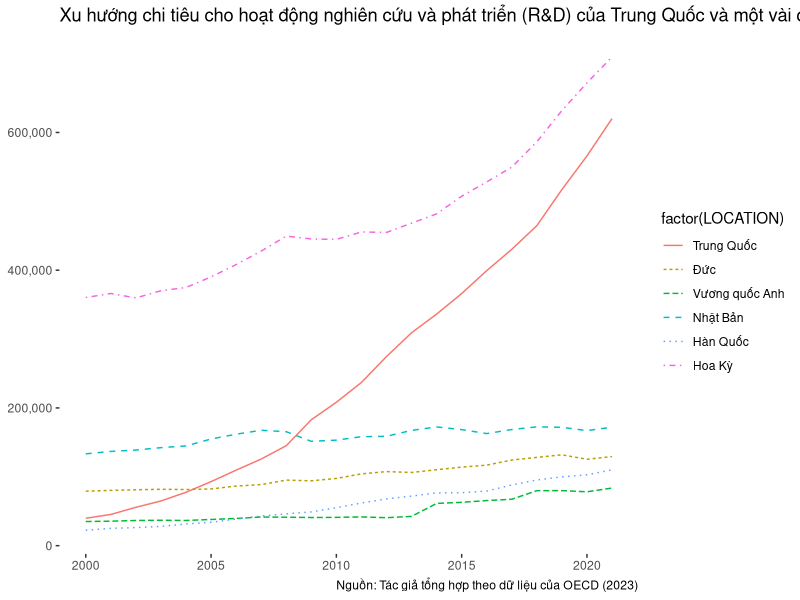
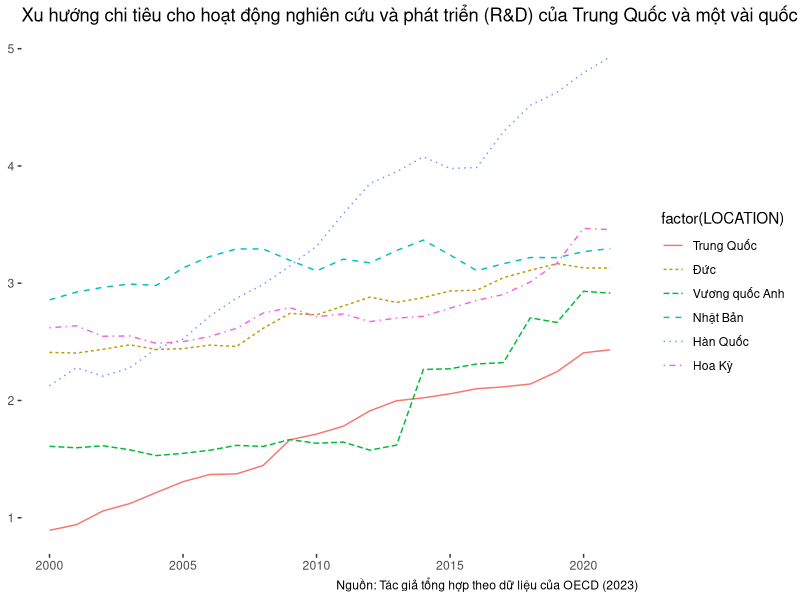
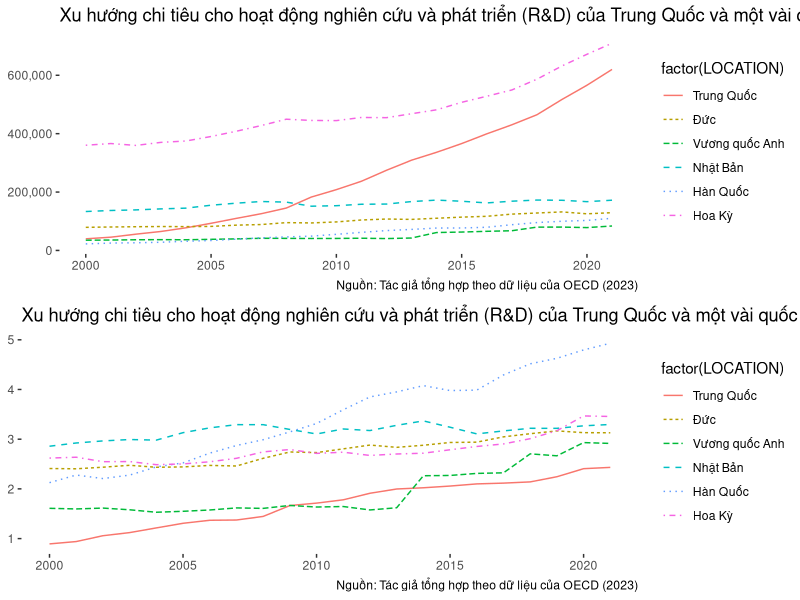
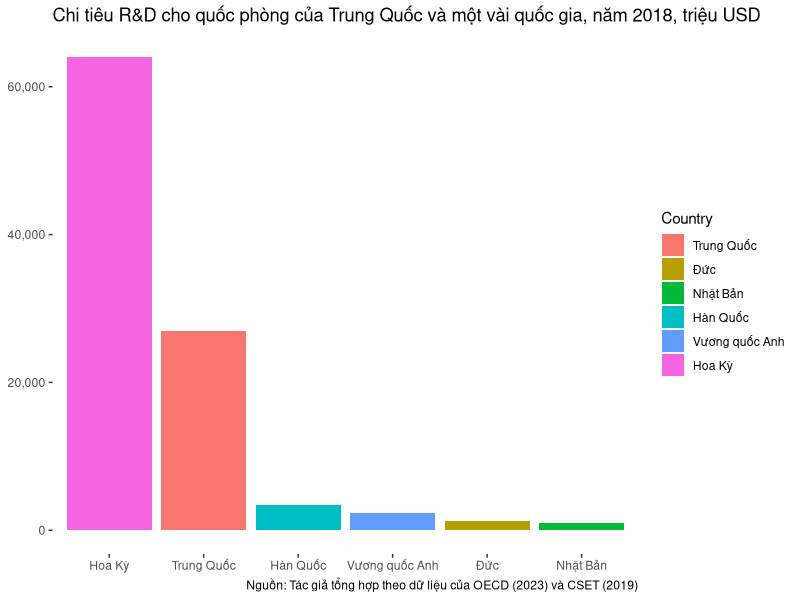
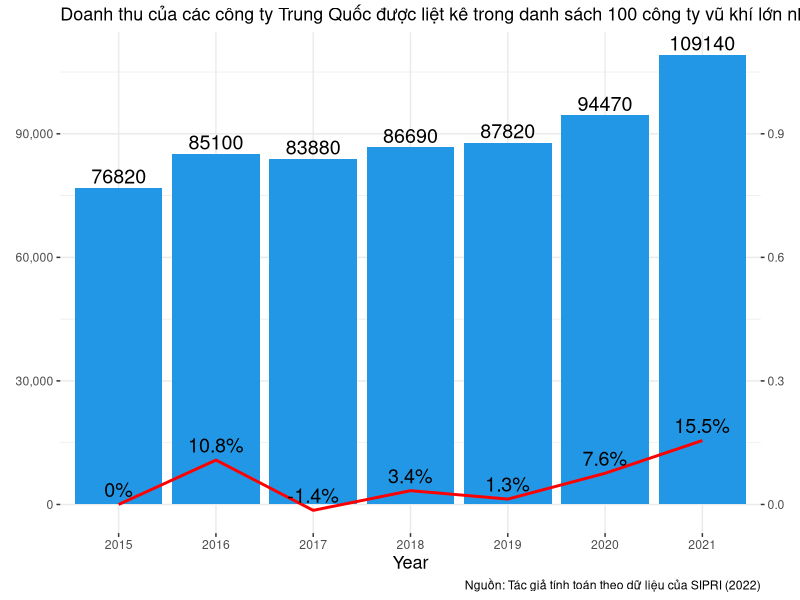
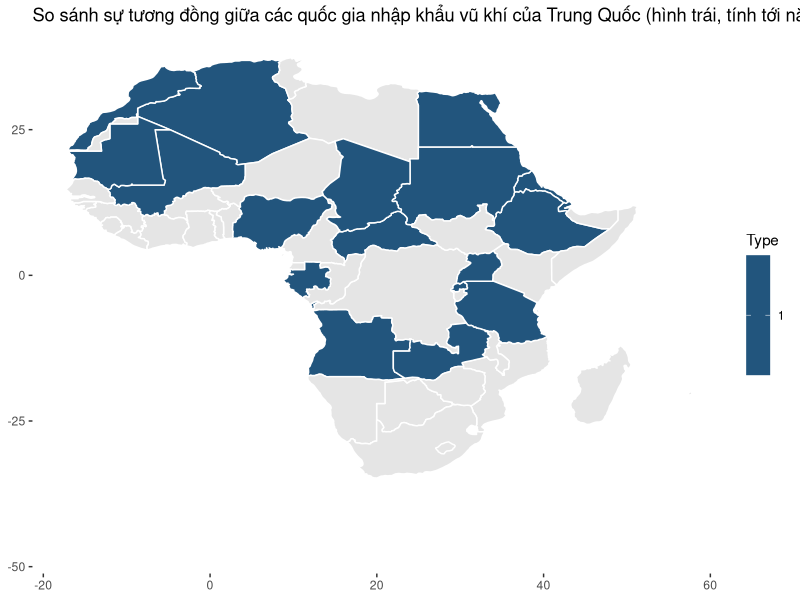
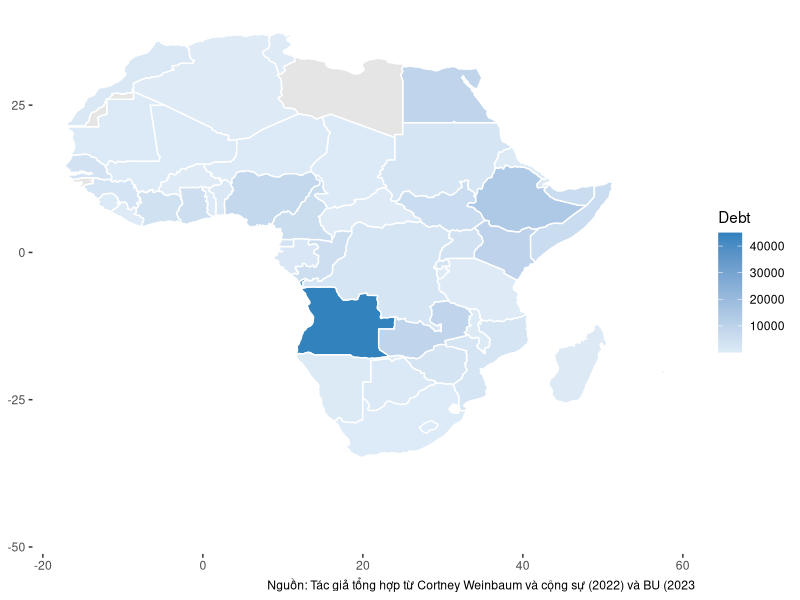
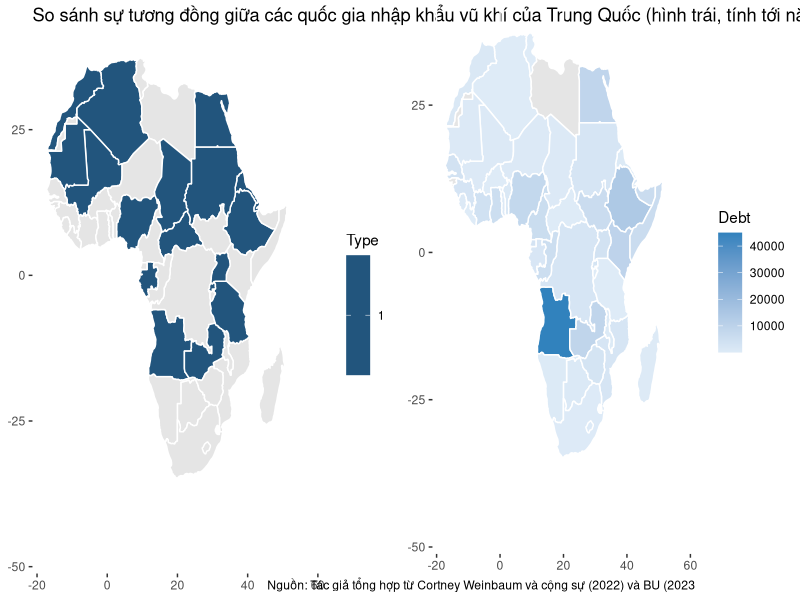

The R source for these figures, in order:
## ---- chunk 1
library(readxl)
library(dplyr)

#Expenditure as value
exp <- read_excel("China military industry.xlsx",sheet="R&D exp")
keepcountry <- c("CHN","JPN","USA","GBR","DEU","KOR")
exp <- exp %>% filter(exp$LOCATION %in% keepcountry)

##Rename the regions
library(forcats)
exp$LOCATION <- fct_recode(exp$LOCATION,"Trung Quốc"="CHN","Nhật Bản"="JPN", "Hoa Kỳ"="USA","Vương quốc Anh"="GBR","Đức"="DEU","Hàn Quốc"="KOR")


library(ggplot2)

gvalue <- ggplot(exp, aes(x = TIME, y = Value, color = factor(LOCATION))) +
    geom_line(stat="summary",fun=sum,aes(linetype=factor(LOCATION))) +
    scale_y_continuous(labels = scales::comma)+
    labs(title = "Xu hướng chi tiêu cho hoạt động nghiên cứu và phát triển (R&D) của Trung Quốc và một vài quốc gia, giai đoạn 2000-2021, theo đơn vị triệu USD",caption = "Nguồn: Tác giả tổng hợp theo dữ liệu của OECD (2023)") +
  theme(axis.title.x = element_blank(),axis.title.y = element_blank(),rect = element_blank())
gvalue

#Percentage of GDP
per <- read_excel("China military industry.xlsx",sheet="%GDP")
per <- per %>% filter(per$LOCATION %in% keepcountry)

##Rename the regions
per$LOCATION <- fct_recode(per$LOCATION,"Trung Quốc"="CHN","Nhật Bản"="JPN", "Hoa Kỳ"="USA","Vương quốc Anh"="GBR","Đức"="DEU","Hàn Quốc"="KOR")

gper <- ggplot(per, aes(x = TIME, y = Value, color = factor(LOCATION))) +
    geom_line(stat="summary",fun=sum,aes(linetype=factor(LOCATION))) +
    scale_y_continuous(labels = scales::comma)+
    labs(title = "Xu hướng chi tiêu cho hoạt động nghiên cứu và phát triển (R&D) của Trung Quốc và một vài quốc gia, giai đoạn 2000-2021, theo % trong tổng GDP quốc gia",caption = "Nguồn: Tác giả tổng hợp theo dữ liệu của OECD (2023)") +
  theme(axis.title.x = element_blank(),axis.title.y = element_blank(),rect = element_blank())
gper

library(gridExtra)
gboth <- grid.arrange(gvalue,gper, nrow = 2, ncol = 1)
gboth

## ---- chunk 2

def <- read_excel("China military industry.xlsx",sheet="R&D on Def",skip=5)
keepcountry1 <- c("Germany","Japan","United States","UK","South Korea","China")
def <- def[,c(1,9)] %>% filter(def$Country %in% keepcountry1)

##Rename the countries
def$Country <- fct_recode(def$Country,"Đức"="Germany","Nhật Bản"="Japan", "Hoa Kỳ"="United States","Vương quốc Anh"="UK","Trung Quốc"="China","Hàn Quốc"="South Korea")

gdef <- ggplot(def, aes(x= Country, y = as.numeric(...9), fill=Country)) +
    geom_col() +
    scale_y_continuous(labels = scales::comma)+
    scale_x_discrete(limits=c("Hoa Kỳ", "Trung Quốc", "Hàn Quốc", "Vương quốc Anh", "Đức", "Nhật Bản"))+
    labs(title = "Chi tiêu R&D cho quốc phòng của Trung Quốc và một vài quốc gia, năm 2018, triệu USD",caption = "Nguồn: Tác giả tổng hợp theo dữ liệu của OECD (2023) và CSET (2019)") +
  theme(axis.title.x = element_blank(),axis.title.y = element_blank(),rect = element_blank())

gdef


## ---- chunk 3
prof <- read_excel("China military industry.xlsx",sheet="Profit of arms company")

prof <- prof[c(9:10),]

##Transpose the data
reshaped_prof <- t(prof[,-1]) 

##Add a new column for the year 
Year <- c(2015:2021)

reshaped_prof1 <- cbind(reshaped_prof,Year)
colnames(reshaped_prof1)[1] <- "USD" #Name a column that has no name
colnames(reshaped_prof1)[2] <- "Percentage"

reshaped_prof1 <- as.data.frame(reshaped_prof1) #Convert vector to data frame
reshaped_prof1$Year  <- as.factor(Year)

library(patchwork) # To display 2 charts together

reshaped_prof1 <- cbind(reshaped_prof1,Percentage1 = reshaped_prof1$Percentage*100)


##Draw the graph with two Y axis
gprof <- ggplot(reshaped_prof1,aes(x=Year)) +
    geom_bar(aes(y = USD),stat="identity",size=0.1,fill=4) +
    geom_line(aes(y = Percentage1*1000,group=1),size=1,color="red") +
    geom_text(aes(x = factor(Year), y = USD, label = paste0(round(USD, 1))),
    size = 5, color = "black", position = position_dodge(0.9), vjust = -0.3)+
    geom_text(aes(x = factor(Year), y = Percentage1 * 1000, label = paste0(round(Percentage1, 1), "%")),
    size = 5, color = "black", position = position_dodge(0.5), vjust = -0.5)+
    scale_y_continuous(labels = scales::comma,name = element_blank(), sec.axis = sec_axis(~./100000,name = element_blank()))+
    theme_bw()+
    labs(title = "Doanh thu của các công ty Trung Quốc được liệt kê trong danh sách 100 công ty vũ khí lớn nhất thế giới và Tăng trưởng theo từng năm, giai đoạn 2015-21, triệu USD (cột trái) và % (cột phải)",caption="Nguồn: Tác giả tính toán theo dữ liệu của SIPRI (2022)") +
    theme(axis.title.x = element_text(color = "black", size = 13),axis.title.y = element_text(color = "black", size = 13), plot.title = element_text(color = "black", size = 13), rect = element_blank())

gprof

## ---- chunk 4
library(readxl)

mafrica <- read_excel("China military industry.xlsx",sheet="China export in Africa")
colnames(mafrica)[colnames(mafrica) == "Country...1"] <- "region"
colnames(mafrica)[colnames(mafrica) == "Country...4"] <- "region1"

library(ggplot2)
library(tidyverse)
library(dplyr)

A_mapdata <- map_data("world")
A_mapdata <- left_join(A_mapdata,mafrica,by="region")
A_mapdata1 <- A_mapdata %>% filter(!is.na(A_mapdata$Check))

map_A <- ggplot(A_mapdata1,aes(x=long,y=lat,group=group))+geom_polygon(aes(fill=Type),color="white")+scale_fill_gradient(low=, high="#3182bd",na.value = "grey90")+theme(axis.title.x = element_blank(),axis.title.y = element_blank(),rect = element_blank())+labs(title = "So sánh sự tương đồng giữa các quốc gia nhập khẩu vũ khí của Trung Quốc (hình trái, tính tới năm 2021) và mắc nợ Trung Quốc với BRI (hình phải, tính tới năm 2023) tại Châu Phi")
map_A

map_B <- ggplot(A_mapdata1,aes(x=long,y=lat,group=group))+geom_polygon(aes(fill=Debt),color="white")+scale_fill_gradient(low="#deebf7", high="#3182bd",na.value = "grey90")+theme(axis.title.x = element_blank(),axis.title.y = element_blank(),rect = element_blank())+labs(caption="Nguồn: Tác giả tổng hợp từ Cortney Weinbaum và cộng sự (2022) và BU (2023")
map_B

library(gridExtra)

map_AB <- grid.arrange(map_A, map_B, nrow = , ncol = 2)
